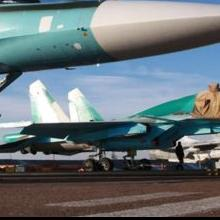
#> input picture 05_local_feat/homework/puzzle/su_fighter_shuffle/0.jpg, 220 x 220 px; its folder holds 4 pictures in this run
$ jupyter execute --allow-errors homework_05.ipynb
#> lines starting #> are read from the running program, lines starting #| are printed output that depends on the picture
# Homework 5

# Задача №1 - Можете ли вы отличить сорняки от рассады?

Теперь приступим к задаче классификации на картинках. Реализуйте программу, которая определяет тип рассады на изображении.

Для того, чтобы определить характерные особенности каждого типа рассады, у вас есть train. Train это папка, в которой картинки уже классифицированы и лежат в соответствующих папках. Исходя из этой информации можете найти признаки, присущие конкретному растению.

Проверка вашего решения будет на происходить на test. В папке test уже нет метки класса для каждой картинки.

[Ссылка на Яндекс-диск](https://yadi.sk/d/0Zzp0klXT0iRmA), все картинки тут.

Примеры изображений для теста:
<table><tr>
    <td>  </td>
    <td>  </td>
    <td>  </td>
</tr></table>

[cell 1]
"""Plant species classification using SIFT features and Bag of Visual Words."""

import os
from glob import glob
from typing import List, Dict, Tuple, Any, Optional

import cv2
import numpy as np
from sklearn.cluster import KMeans
from sklearn.pipeline import Pipeline
from sklearn.preprocessing import StandardScaler
from sklearn.linear_model import LogisticRegression
from sklearn.metrics import accuracy_score
from tqdm import tqdm


# [82 lines left out: functions GetSIFTDescriptors, BuildFeatureVocabulary, CreateFeatureArray, not called in this run]


def LoadImagePathsAndLabels(
    data_dir: str
) -> Tuple[List[str], List[int], List[str]]:
    """Loads image paths and corresponding labels from directory structure.

    Args:
        data_dir: Directory containing subdirectories for each class.

    Returns:
        Tuple of (image_paths, labels, class_names)
    """
    class_names = sorted(os.listdir(data_dir))
    image_paths = []
    labels = []

    for label, class_name in enumerate(class_names):
        class_path = os.path.join(data_dir, class_name)
        for img_path in glob(os.path.join(class_path, "*.png")):
            image_paths.append(img_path)
            labels.append(label)

    return image_paths, labels, class_names


def TrainPlantClassifier(
    train_dir: str,
    feature_size: int = 100,
    random_state: int = 42
) -> Tuple[Pipeline, KMeans, List[str]]:
    """Trains a plant species classifier using SIFT and BoVW approach.

    Args:
        train_dir: Directory containing training images.
        feature_size: Number of visual words.
        random_state: Random seed for reproducibility.

    Returns:
        Tuple of (trained classifier, visual vocabulary, class names)
    """
    print("=== Loading training data ===")
    train_image_paths, train_labels, class_names = LoadImagePathsAndLabels(train_dir)

    print("\n=== Building visual vocabulary ===")
    kmeans = BuildFeatureVocabulary(train_image_paths, feature_size, random_state)

    print("\n=== Creating training features ===")
    x_train = []
    for path in tqdm(train_image_paths, desc="Processing training images"):
        feature_vector = CreateFeatureArray(path, kmeans, feature_size)
        x_train.append(feature_vector)

    x_train = np.array(x_train)
    y_train = np.array(train_labels)

    print("\n=== Training classifier ===")
    classifier = Pipeline([
        ('scaler', StandardScaler()),
        ('classifier', LogisticRegression(random_state=random_state))
    ])
    classifier.fit(x_train, y_train)
    print("\n=== Training finished ===")
    return classifier, kmeans, class_names


# [69 lines left out: functions TestPlantClassifier, PrintTestResults, not called in this run]

[cell 2]
train_dir = os.path.join("plants_data", "train")
test_dir = os.path.join("plants_data", "test")
feature_size = 100
random_state = 42

# Ground truth labels
y_test = np.array([0, 0, 1, 1, 0, 0, 2, 3, 1, 0, 1, 1, 0, 3, 2, 3, 2, 3, 0, 3,
        2, 2, 3, 1, 3, 2, 2, 1, 3, 3, 0, 2, 0, 0, 1, 2, 3, 2, 1, 1])

# Train the model
#> (the rest of this cell did not finish here and is left out)

#> (a cell that did not finish here is left out)

# Задача №2 - Собери пазл (2.0).

Даны кусочки изображения, ваша задача склеить пазл в исходную картинку.

Условия:
* Дано исходное изображение для проверки, использовать собранное изображение в самом алгоритме нельзя;
* Картинки имеют друг с другом пересечение;
* После разрезки кусочки пазлов не были повернуты или отражены;
* НЕЛЬЗЯ выбрать опорную картинку для сбора пазла, как это было в homework 3
* В процессе проверки решения пазлы могут быть перемешаны, т.е. порядок пазлов в проверке может отличаться от исходного

Изображения расположены по [ссылке](https://disk.yandex.ru/d/XtpawH1sV9UDlg).

Примеры изображений:

<table><tr>
    <td>  </td>
    <td>  </td>
    <td>  </td>
    <td>  </td>
</tr></table>

[cell 4]
import matplotlib.pyplot as plt

def find_offset_ransac(points, transformed_points):
    """Находит оптимальное смещение между точками методом RANSAC"""
    best_offset = None
    best_loss = np.inf  # Инициализация наилучшей ошибки бесконечностью
    loss_f = lambda x1, x2: np.linalg.norm(x1 - x2)  # Функция потерь (евклидово расстояние)

    # Перебираем все возможные смещения
    for point, transformed_point in zip(points, transformed_points):
        offset = (transformed_point - point)[:2]  # Вычисляем смещение
        transformation = np.eye(3)  # Единичная матрица 3x3
        transformation[:2, 2] = offset  # Установка смещения в последний столбец
        transformed_points = (transformation @ points.T).T  # Умножение матрицы на точки
        transformed_points = np.divide(transformed_points.T, transformed_points[:, 2]).T  # Нормализация
        tmp_loss = loss_f(transformed_points, transformed_points)  # Вычисляем ошибку

        # Сохраняем лучшее смещение
        if tmp_loss < best_loss:
            best_loss = tmp_loss
            best_offset = offset
    return best_offset

def get_shift(first, second):
    """Находит смещение между двумя изображениями с помощью SIFT и FLANN"""
    # Настройки для SIFT детектора
    nfetures = first.size // second.size * 1000  # Динамическое количество фич

    hyp_params2 = dict(
        nfeatures=1000,
        nOctaveLayers=7,
        contrastThreshold=0.04,
        edgeThreshold=10,
        sigma=1.6
    )

    hyp_params1 = dict(
        nfeatures=nfetures,
        nOctaveLayers=4,
        contrastThreshold=0.04,
        edgeThreshold=10,
        sigma=1.6
    )

    # Инициализация SIFT детекторов
    sift2 = cv2.SIFT_create(**hyp_params2)
    sift1 = cv2.SIFT_create(**hyp_params1)

    # Настройка FLANN матчера
    FLANN_INDEX_KDTREE = 2
    index_params = dict(algorithm=2, trees=15)
    search_params = dict(checks=150)
    flann = cv2.FlannBasedMatcher(index_params, search_params)

    # Поиск ключевых точек и дескрипторов
    kp1, des1 = sift1.detectAndCompute(first, None)
    kp2, des2 = sift2.detectAndCompute(second, None)

    if des2 is None or des1 is None:
        return None

    try:
        # Поиск соответствий между дескрипторами
        matches = flann.knnMatch(des1, des2, k=2)
        ratio_thresh = 0.2
        good_matches = []
        # Фильтрация хороших соответствий
        for m, n in matches:
            if m.distance < ratio_thresh * n.distance:
                good_matches.append(m)
    except:
        return None

    if len(good_matches) == 0:
        return None

    # Преобразование точек в однородные координаты
    points = np.array([[kp1[m.queryIdx].pt[1], kp1[m.queryIdx].pt[0], 1] for m in good_matches])
    transformed_points = np.array([[kp2[m.trainIdx].pt[1], kp2[m.trainIdx].pt[0], 1] for m in good_matches])

    # Нахождение оптимального смещения
    shift = find_offset_ransac(transformed_points, points)
    if shift is not None:
        shift[0] = round(shift[0])  # Округление координат
        shift[1] = round(shift[1])
    return shift

def are_shifted(first, second):
    """Проверяет, являются ли изображения смещенными версиями друг друга"""
    shift = get_shift(first, second)
    return shift is not None

def stitch_images_right_down(left, right, shift):
    """Сшивает изображения, предполагая что right смещено вниз и вправо относительно left"""
    # Вычисление размеров нового изображения
    new_shape = [max(left.shape[0], right.shape[0] + shift[0]),
                max(left.shape[1], right.shape[1] + shift[1]),
                3]
    new_image = np.zeros(shape=new_shape)

    # Размещение изображений с учетом смещения
    new_image[0:left.shape[0], 0:left.shape[1], :] = left
    new_image[shift[0]:right.shape[0]+shift[0], shift[1]:right.shape[1]+shift[1], :] = right

    return new_image.astype(np.uint8)

def stitch_images(first, second):
    """Основная функция для сшивания двух изображений"""
    shift = get_shift(first, second)
    if shift is None:
        return None

    shift = np.array(shift, dtype=np.int32)

    # Обработка 4 возможных случаев смещения
    if shift[0] >= 0 and shift[1] >= 0:
        result = stitch_images_right_down(first, second, shift)
    elif shift[0] >= 0 and shift[1] < 0:
        shift[1] *= -1
        first = np.pad(first, ((0, 0), (shift[1], 0), (0, 0)))
        shift[1] = 0
        result = stitch_images_right_down(first, second, shift)
    elif shift[0] < 0 and shift[1] >= 0:
        shift[0] *= -1
        first = np.pad(first, ((shift[0], 0), (0, 0), (0, 0)))
        shift[0] = 0
        result = stitch_images_right_down(first, second, shift)
    elif shift[0] < 0 and shift[1] < 0:
        shift[0] *= -1
        shift[1] *= -1
        first = np.pad(first, ((shift[0], 0), (shift[1], 0), (0, 0)))
        shift[0] = 0
        shift[1] = 0
        result = stitch_images_right_down(first, second, shift)

    return result

# Основной блок выполнения
image_paths = []
puzzle_dir = 'puzzle_data/su_fighter_shuffle'
# puzzle_dir = 'puzzle_data/china_shuffle'
# puzzle_dir = 'puzzle_data/home_shuffle' # не работает
image_paths.extend(glob(os.path.join(puzzle_dir, "*.jpg"))) # Загрузка путей к изображениям

images = [cv2.imread(image_path) for image_path in image_paths]  # Чтение изображений
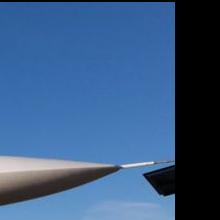
#> input picture 05_local_feat/homework/puzzle/su_fighter_shuffle/1.jpg, 220 x 220 px
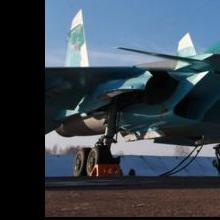
#> input picture 05_local_feat/homework/puzzle/su_fighter_shuffle/2.jpg, 220 x 220 px
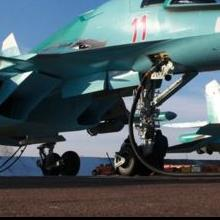
#> input picture 05_local_feat/homework/puzzle/su_fighter_shuffle/3.jpg, 220 x 220 px
#> images = 4 items

index = [*range(len(images))]  # Создание списка индексов
#> index = [0, 1, 2, 3]
base_image = images[0]  # Базовое изображение для сборки
#> base_image is the input picture: shape (220, 220, 3); mean B, G, R 119.1, 115, 104.9
index.remove(0)  # Удаление базового изображения из списка индексов

# Основной цикл сборки пазла
while len(index) > 0:
    breaked = False
    for i in index:
        img = images[i]
        if are_shifted(base_image, img):  # Проверка, можно ли сшить изображения
            breaked = True
            base_image = stitch_images(base_image, img)  # Сшивание изображений
            index.remove(i)  # Удаление использованного изображения
            break

    if not breaked:  # Если не удалось сшить ни с одним изображением
        print("can't solve puzzle")
        break
#> this loop made 3 passes
#| can't solve puzzle
#> pass 1, in stitch_images, `first = np.pad(first, ((0, 0), (shift[1], 0), (0, 0)))`:
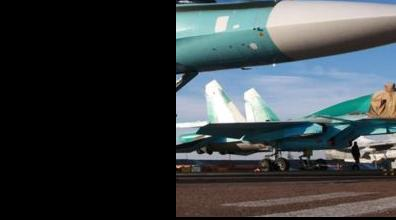
#> first: shape (220, 396, 3); mean of channels 0, 1, 2 66.2, 63.9, 58.3; drawn as B, G, R
#> pass 1, in stitch_images, `result = stitch_images_right_down(first, second, shift)`:
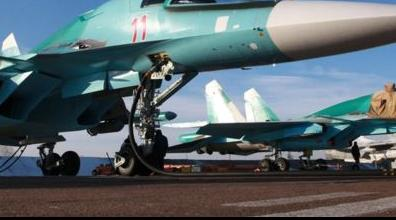
#> result: shape (220, 396, 3); mean of channels 0, 1, 2 107.8, 102.8, 90.7; drawn as B, G, R
#> pass 2, in stitch_images (call 2), `first = np.pad(first, ((0, 0), (shift[1], 0), (0, 0)))`:
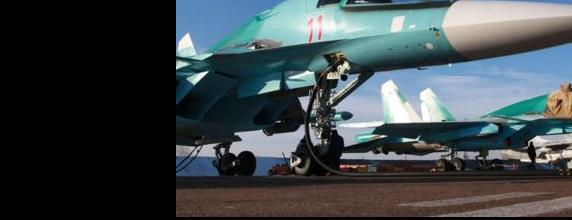
#> first: shape (220, 572, 3); mean of channels 0, 1, 2 74.6, 71.2, 62.8; drawn as B, G, R
#> pass 2, in stitch_images (call 2), `result = stitch_images_right_down(first, second, shift)`:
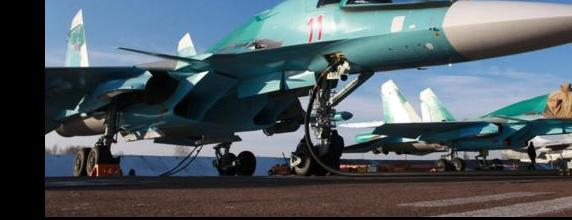
#> result: shape (220, 572, 3); mean of channels 0, 1, 2 98, 91.6, 80.4; drawn as B, G, R
#> after the loop, index = [1]

# Отображение результата
base_image = cv2.cvtColor(base_image, cv2.COLOR_BGR2RGB)  # Конвертация в RGB
#> base_image: shape (220, 572, 3)
plt.imshow(base_image)
plt.axis('off')
plt.show()
